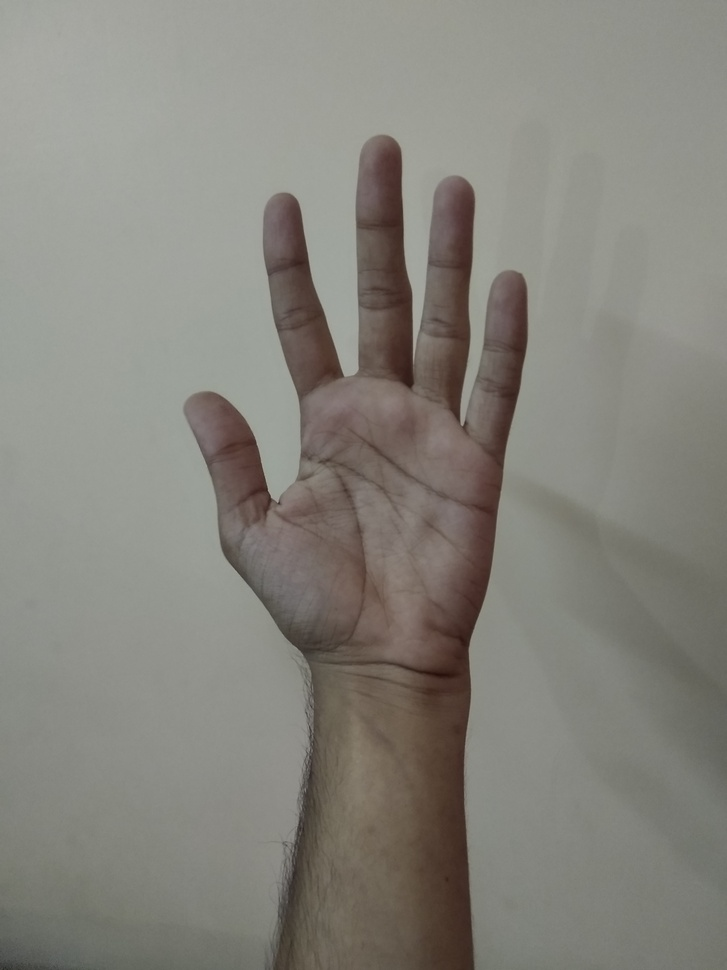
#> input picture Task 2/hand.jpg, 727 x 970 px, shrunk from 3000 x 4000 before the run
$ python thresh.py
#> lines starting #> are read from the running program, lines starting #| are printed output that depends on the picture; after the words box and inside, x2 and y2 are one past the last pixel; in counts of white or black regions, pixels touching at a corner belong together
import cv2
import numpy as np
import matplotlib.pyplot as plt

img = cv2.imread('hand.jpg')
#> img is the input picture: shape (970, 727, 3); mean B, G, R 124.4, 131.8, 133.8
retval, threshold = cv2.threshold(img, 95 , 255, cv2.THRESH_BINARY)
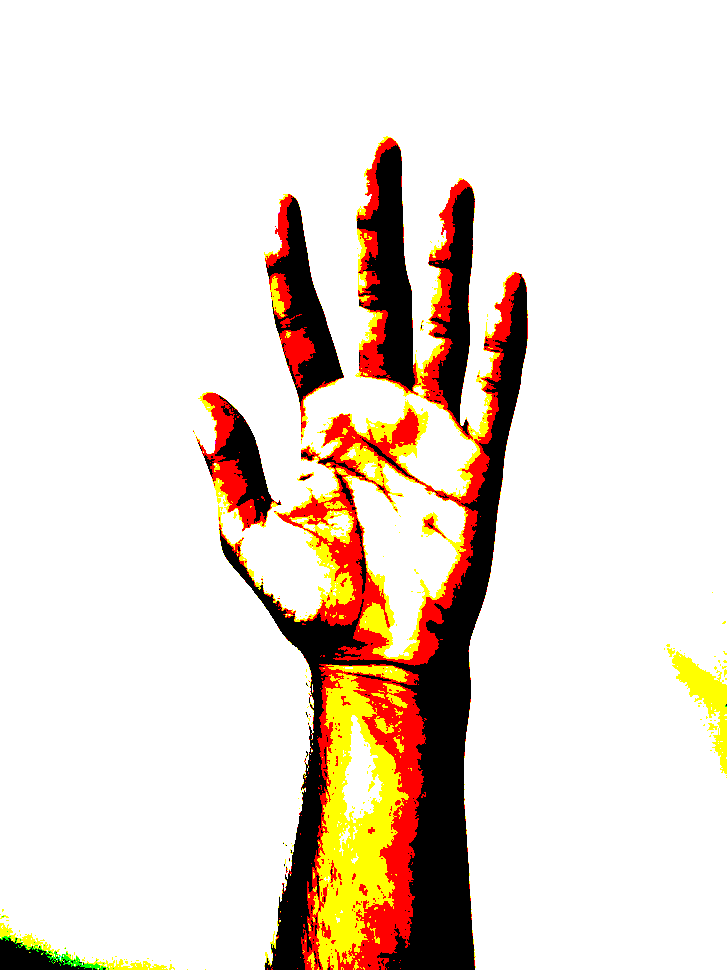
#> threshold: shape (970, 727, 3); mean B, G, R 210.2, 221.1, 233.7

grayscaled = cv2.cvtColor(img, cv2.COLOR_BGR2GRAY)
retval2, threshold2 = cv2.threshold(grayscaled, 100 , 255, cv2.THRESH_BINARY)
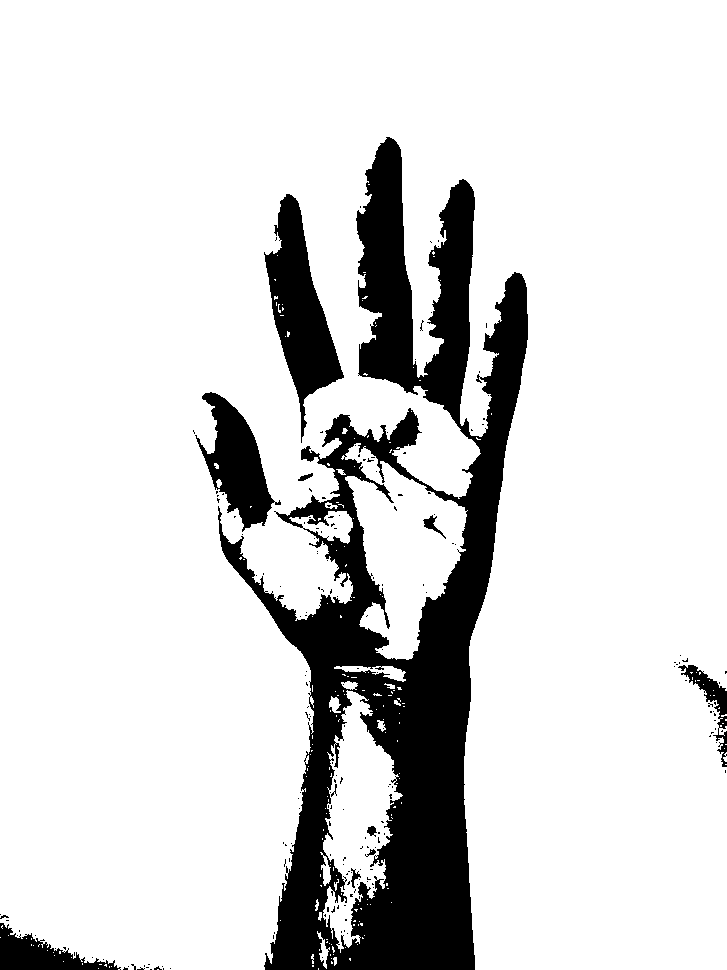
#> threshold2: shape (970, 727); 85.2% white; 193 black regions (182 under 20 px), largest, box (x1, y1, x2, y2) and area: (218, 137, 528, 970) 86685, (264, 194, 344, 443) 8083, (195, 392, 281, 532) 5189
ret, thresh3 = cv2.threshold(grayscaled, 140, 255, cv2.THRESH_TRUNC)
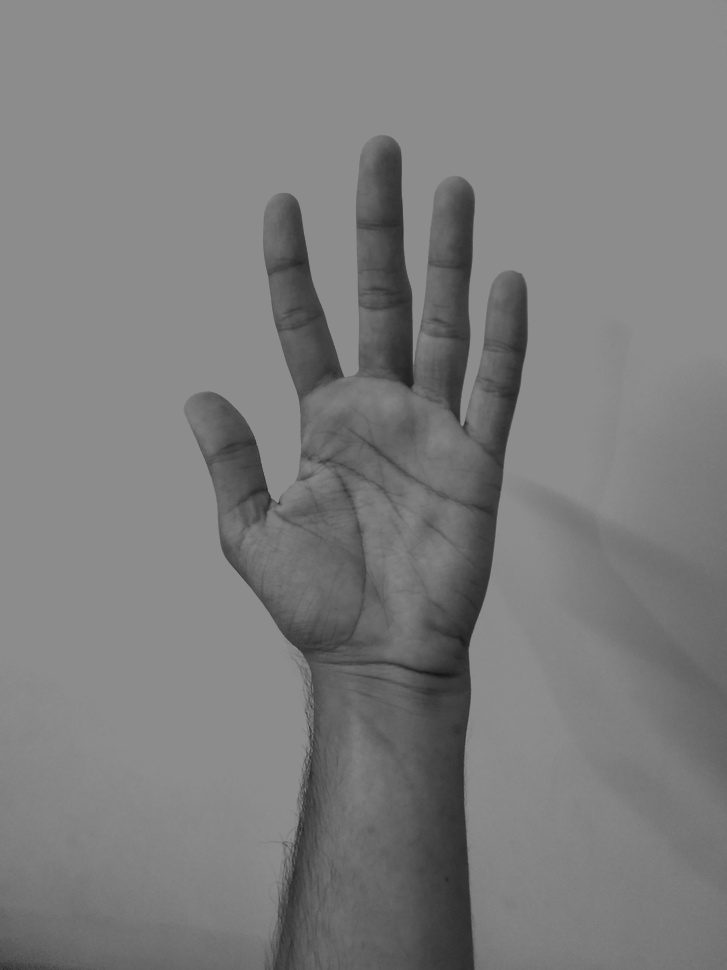
#> thresh3: shape (970, 727); min 20, max 140, mean 124.8
ret, thresh4 = cv2.threshold(grayscaled, 100, 255, cv2.THRESH_TOZERO)
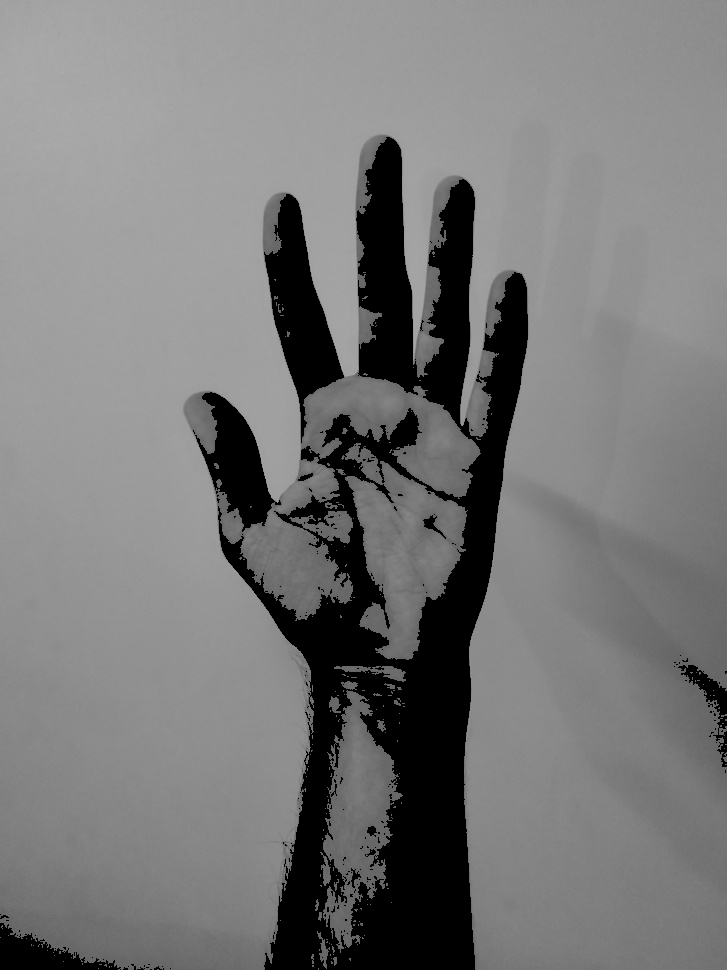
#> thresh4: shape (970, 727); min 0, max 171, mean 119.9


gauss = cv2.adaptiveThreshold(grayscaled, 255, cv2.ADAPTIVE_THRESH_GAUSSIAN_C, cv2.THRESH_BINARY, 101, 5)
#> gauss: shape (970, 727); 89.6% white; 550 black regions (518 under 20 px), largest, box (x1, y1, x2, y2) and area: (183, 192, 528, 970) 49566, (354, 135, 415, 392) 10392, (427, 176, 475, 439) 7132
mean = cv2.adaptiveThreshold(grayscaled, 255, cv2.ADAPTIVE_THRESH_MEAN_C, cv2.THRESH_BINARY, 101, 5)
#> mean: shape (970, 727); 86.1% white; 488 black regions (461 under 20 px), largest, box (x1, y1, x2, y2) and area: (183, 175, 528, 970) 76312, (356, 134, 416, 392) 11318, (612, 615, 727, 709) 2536


retval3, otsu = cv2.threshold(grayscaled, 0 , 255, cv2.THRESH_BINARY+cv2.THRESH_OTSU)
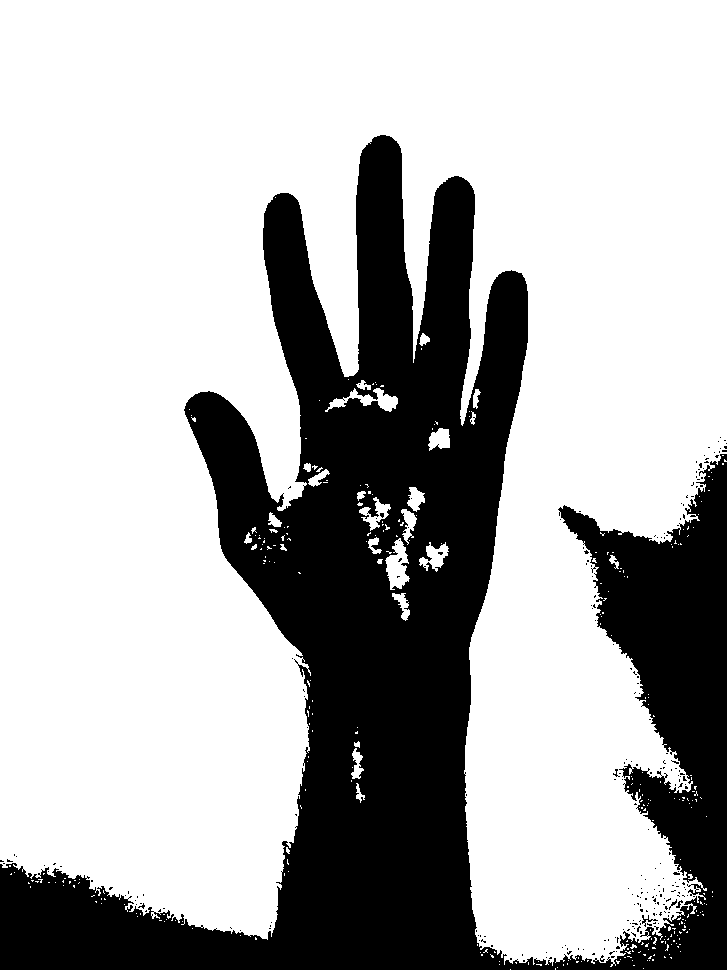
#> otsu: shape (970, 727); 69.8% white; 239 black regions (234 under 20 px), largest, box (x1, y1, x2, y2) and area: (0, 135, 727, 970) 212376, (642, 915, 658, 927) 48, (669, 899, 677, 910) 24, (676, 900, 683, 908) 24, (613, 769, 620, 777) 20
#> retval3 = 121

blur = cv2.GaussianBlur(grayscaled,(5,5),0)
retval4, otsu2 = cv2.threshold(blur, 0 , 255, cv2.THRESH_BINARY+cv2.THRESH_OTSU)
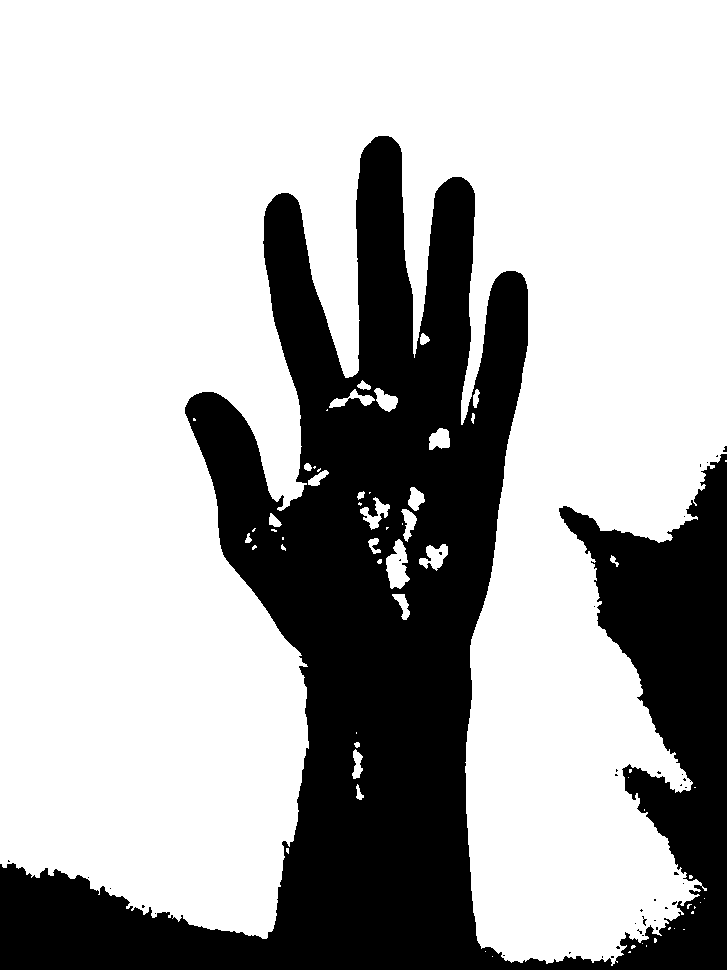
#> otsu2: shape (970, 727); 69.6% white; 38 black regions (37 under 20 px), largest, box (x1, y1, x2, y2) and area: (0, 136, 727, 970) 213852
#> retval4 = 121


images = [grayscaled, threshold2,thresh3,thresh4, gauss, mean, otsu, otsu2]
titles = ['original(grayscaled)', 'Binary', 'truncated','to-zero','adaptive-gauss','adaptive mean', 'otsu', 'otsu after gaussian-blur']

for i in range(8):
    plt.subplot(3,3,i+1),plt.imshow(images[i],'gray')
    plt.title(titles[i])
    plt.xticks([]),plt.yticks([])
plt.show()
